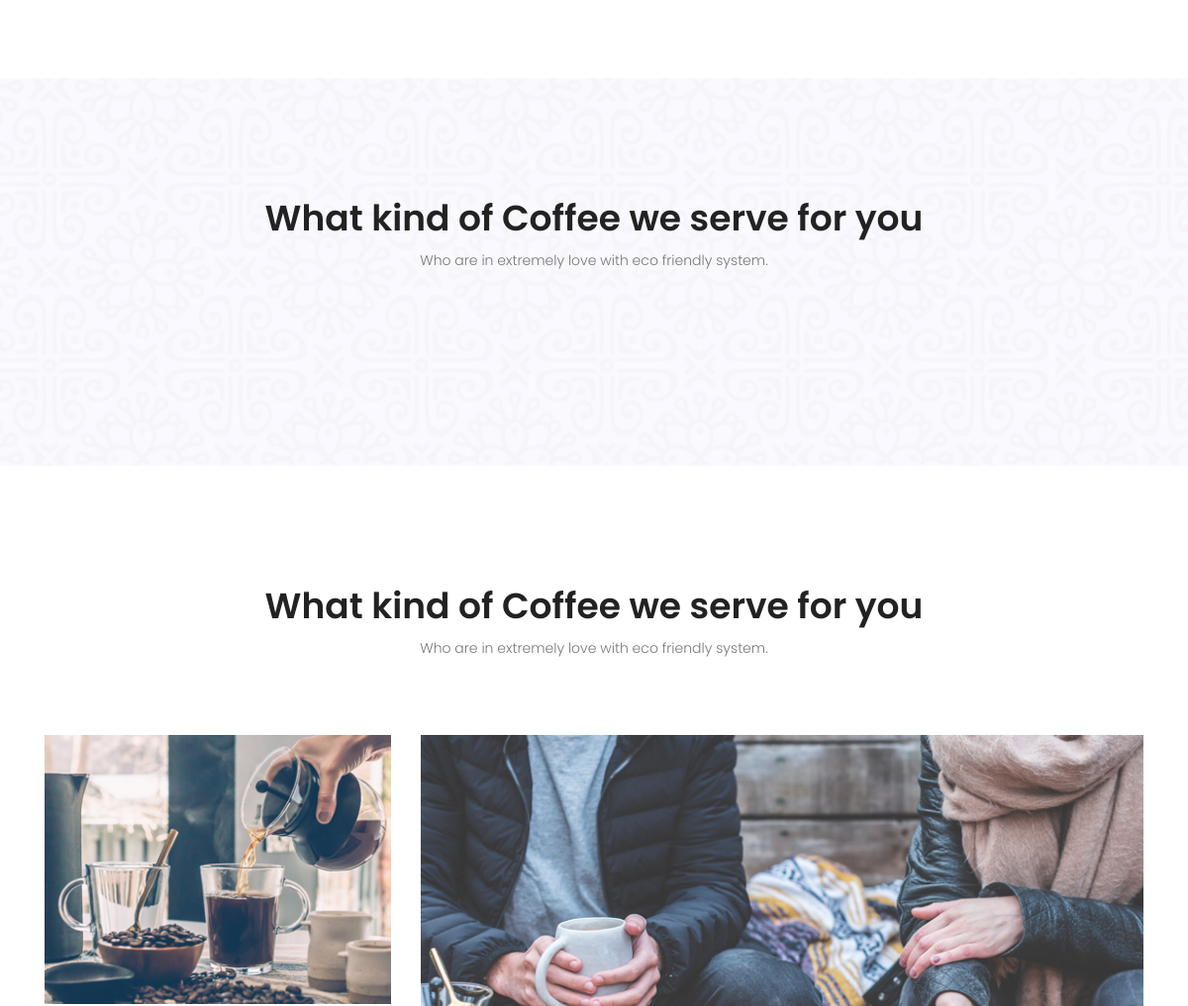
The app's page / (middle part), older data.
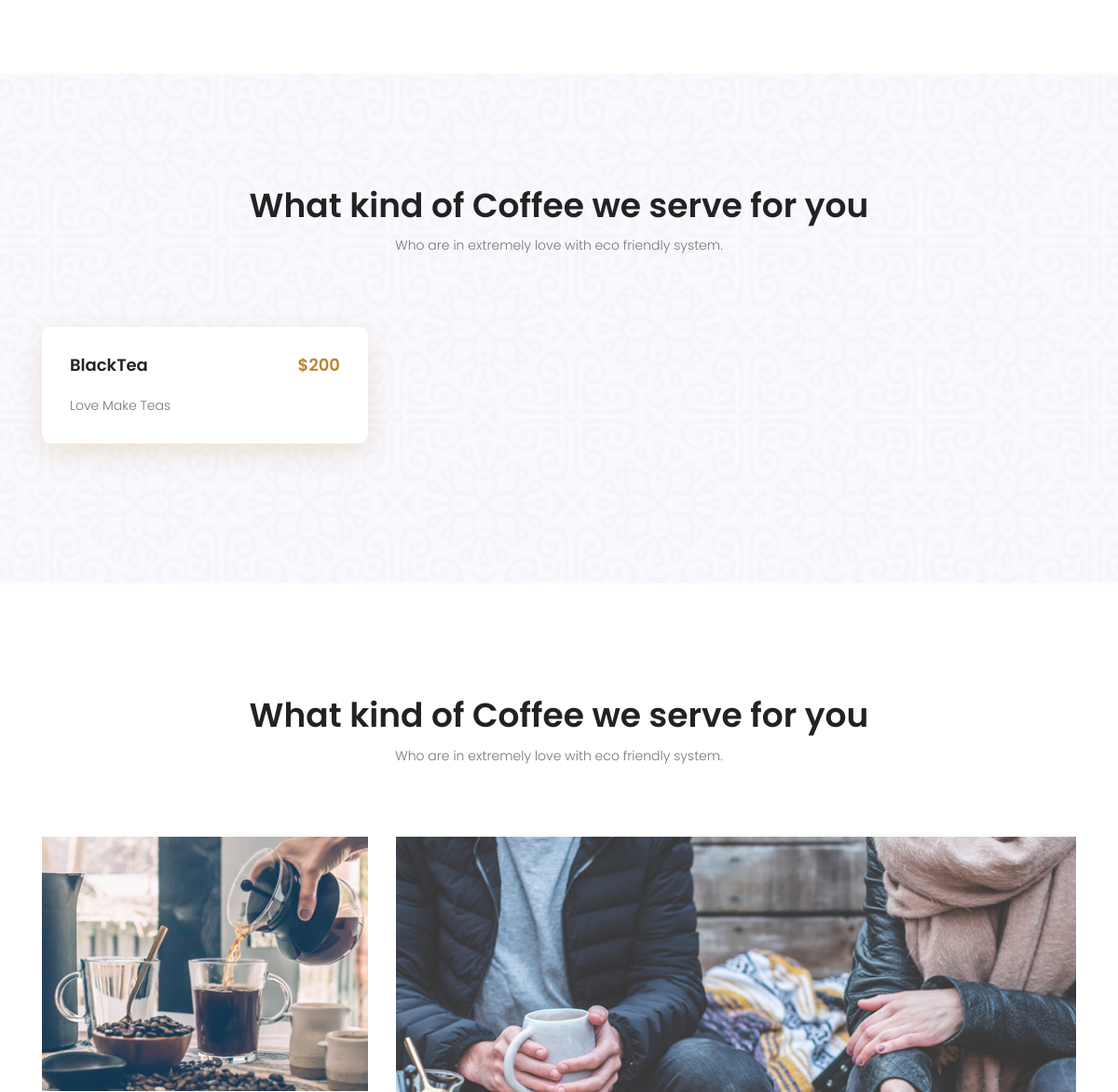
The same page, newer data.
### homepage/models.py (models this page shows)
class Homemenu(models.Model):
    ProductName = models.CharField(max_length=50)
    ProductPrice = models.IntegerField(max_length=50)
    Description = models.TextField()

### homepage/views.py (the view)
# urls.py: 2. Add a URL to urlpatterns:  path('', views.home, name='home')
def home(request):
    products = Homemenu.objects.all();
    return render(request,"index.html",{"products":products})

### HotTea/template/index.html (shortened to what this page needs)
    {%load static%}
    <!DOCTYPE html>
	<html lang="zxx" class="no-js">
	<head>
			<link rel="stylesheet" href="{%static 'css/linearicons.css'%}">
			<link rel="stylesheet" href="{%static 'css/font-awesome.min.css'%}">
			<link rel="stylesheet" href="{%static 'css/bootstrap.css'%}">
			<link rel="stylesheet" href="{%static 'css/magnific-popup.css'%}">
			<link rel="stylesheet" href="{%static 'css/nice-select.css'%}">
			<link rel="stylesheet" href="{%static 'css/animate.min.css'%}">
			<link rel="stylesheet" href="{%static 'css/owl.carousel.css'%}">
			<link rel="stylesheet" href="{%static 'css/main.css'%}">
		</head>
		<body>
			<section class="video-sec-area pb-100 pt-40" id="about">
			</section>
			<section class="menu-area section-gap" id="coffee">
				<div class="container">
					<div class="row d-flex justify-content-center">
						<div class="menu-content pb-60 col-lg-10">
							<div class="title text-center">
								<h1 class="mb-10">What kind of Coffee we serve for you</h1>
								<p>Who are in extremely love with eco friendly system.</p>
							</div>
						</div>
					</div>
					<div class="row">
					{%for i in products%}
						<div class="col-lg-4">
							<div class="single-menu">
								<div class="title-div justify-content-between d-flex">
									<h4>{{i.ProductName}}</h4>
									<p class="price float-right">
										${{i.ProductPrice}}
									</p>
								</div>
								<p>
									{{i.Description}}
								</p>
							</div>
						</div>
					 {%endfor%}
					</div>
				</div>
			</section>
			<section class="gallery-area section-gap" id="gallery">
				<div class="container">
					<div class="row d-flex justify-content-center">
						<div class="menu-content pb-60 col-lg-10">
							<div class="title text-center">
								<h1 class="mb-10">What kind of Coffee we serve for you</h1>
								<p>Who are in extremely love with eco friendly system.</p>
							</div>
						</div>
					</div>
					<div class="row">
						<div class="col-lg-4">
							<a href="{%static 'img/g1.jpg'%}" class="img-pop-home">
								<img class="img-fluid" src="{%static 'img/g1.jpg'%}" alt="">
							</a>
						</div>
						<div class="col-lg-8">
							<a href="{%static 'img/g3.jpg'%}" class="img-pop-home">
								<img class="img-fluid" src="{%static 'img/g3.jpg'%}" alt="">
							</a>
						</div>
					</div>
				</div>
			</section>
		</body>
	</html>

### HotTea/static/css/main.css (style rules this page uses)
body { color: #777777; font-family: "Poppins", sans-serif; font-size: 14px; font-weight: 300; line-height: 1.625em; position: relative; }
a { -webkit-transition: all 0.3s ease 0s; -moz-transition: all 0.3s ease 0s; -o-transition: all 0.3s ease 0s; transition: all 0.3s ease 0s; }
a, a:focus, a:hover { text-decoration: none; outline: 0; }
h1, h2, h3, h4, h5, h6 { font-family: "Poppins", sans-serif; color: #222222; line-height: 1.2em !important; margin-bottom: 0; margin-top: 0; font-weight: 600; }
h1, .h1 { font-size: 36px; }
h4, .h4 { font-size: 18px; }
.mb-10 { margin-bottom: 10px; }
.pt-40 { padding-top: 40px; }
.pb-60 { padding-bottom: 60px; }
.pb-100 { padding-bottom: 100px; }
.float-right { float: right; }
.text-center { text-align: center; }
h1 { font-size: 36px; }
h4 { font-size: 18px; }
h1, h2, h3, h4, h5, h6 { line-height: 1.5em; }
.section-gap { padding: 120px 0; }
.img-pop-home { -webkit-transition: all 0.3s ease 0s; -moz-transition: all 0.3s ease 0s; -o-transition: all 0.3s ease 0s; transition: all 0.3s ease 0s; }
.menu-area { background: url(../img/menu-bg.jpg) center; background-size: cover; }
.single-menu { background-color: #fff; box-shadow: 0px 10px 30px 0px rgba(182, 136, 52, 0.2); border-radius: 10px; padding: 30px 30px; margin-bottom: 30px; }
.single-menu .title-div { padding-bottom: 20px; }
.single-menu .price { color: #b68834; font-size: 18px; font-weight: 600; }
.single-menu p { margin-bottom: 0; }
.gallery-area img { margin-bottom: 30px; width: 100%; }

Row changes from the older to the newer data that the page shows:
added Homemenu: ProductName "BlackTea", ProductPrice "200", Description "Love Make Teas"
